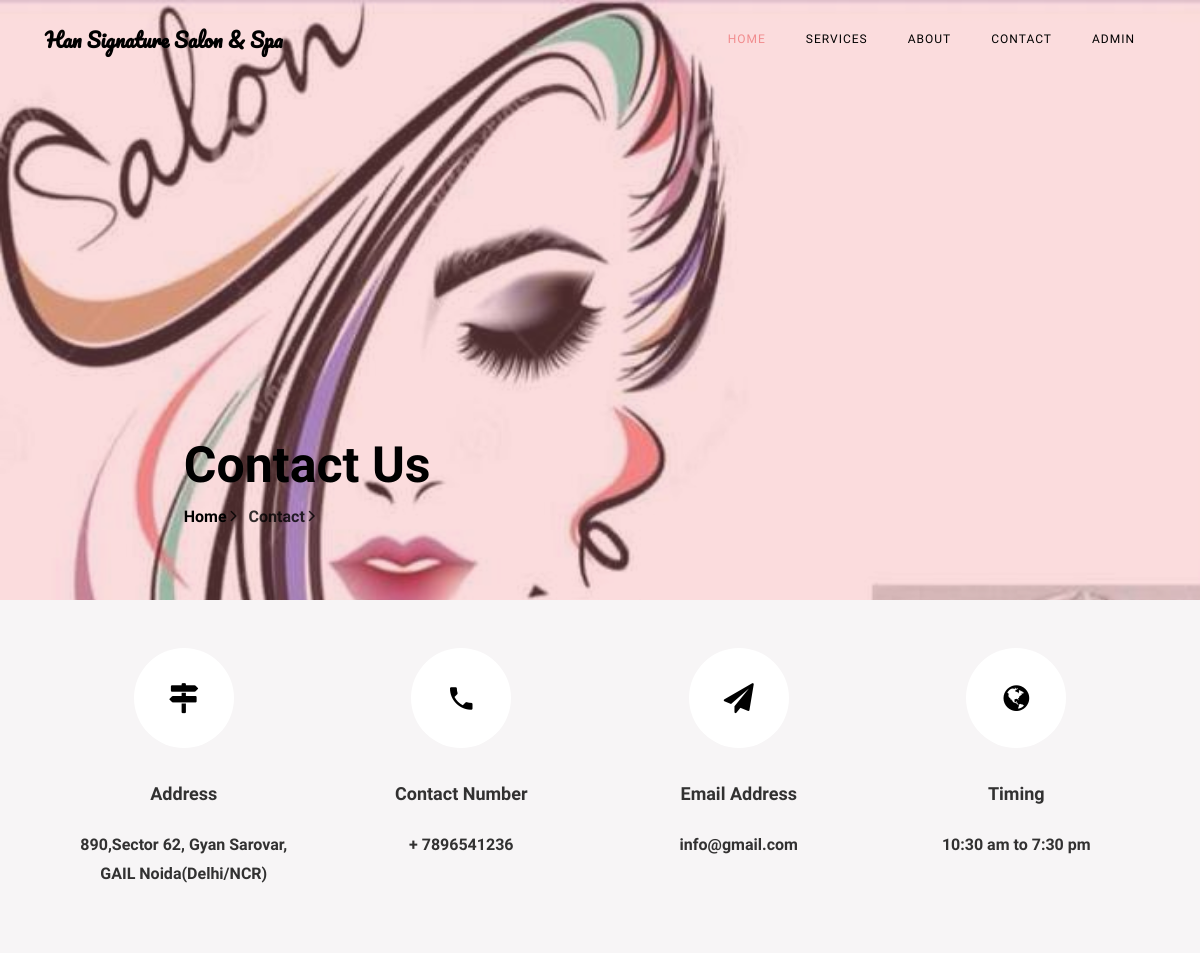
The page /contact.php on the database its author committed.
### tables this page shows
CREATE TABLE `tblpage` (
  `ID` int(10) NOT NULL,
  `PageType` varchar(200) DEFAULT NULL,
  `PageTitle` mediumtext DEFAULT NULL,
  `PageDescription` mediumtext DEFAULT NULL,
  `Email` varchar(200) DEFAULT NULL,
  `MobileNumber` bigint(10) DEFAULT NULL,
  `UpdationDate` date DEFAULT NULL,
  `Timing` varchar(200) NOT NULL
);

### contact.php (the view, shortened to what this page needs)
<?php
include('includes/dbconnection.php');
?>
<!DOCTYPE html>
<html lang="en">
  <head>
    <link rel="stylesheet" href="css/open-iconic-bootstrap.min.css">
    <link rel="stylesheet" href="css/animate.css">
    <link rel="stylesheet" href="css/owl.carousel.min.css">
    <link rel="stylesheet" href="css/owl.theme.default.min.css">
    <link rel="stylesheet" href="css/magnific-popup.css">
    <link rel="stylesheet" href="css/aos.css">
    <link rel="stylesheet" href="css/ionicons.min.css">
    <link rel="stylesheet" href="css/bootstrap-datepicker.css">
    <link rel="stylesheet" href="css/jquery.timepicker.css">
    <link rel="stylesheet" href="css/flaticon.css">
    <link rel="stylesheet" href="css/icomoon.css">
    <link rel="stylesheet" href="css/style.css">
  </head>
  <body>
	   <?php include_once('includes/header.php');?>
    <section class="hero-wrap hero-wrap-2" style="background-image: url('images/logo1.jpg');" data-stellar-background-ratio="0.5">
      <div class="overlay"></div>
      <div class="container">
        <div class="row no-gutters slider-text js-fullheight align-items-end justify-content-center">
          <div class="col-md-9 ftco-animate pb-5">
            <h2 class="mb-0 bread">Contact Us</h2>
            <p class="breadcrumbs"><span class="mr-2"><a href="index.php">Home <i class="ion-ios-arrow-forward"></i></a></span> <span>Contact <i class="ion-ios-arrow-forward"></i></span></p>
          </div>
        </div>
      </div>
    </section>
    <section class="contact-section bg-light">
      <div class="container">
        <div class="row no-gutters d-flex contact-info">
          <?php
$ret=mysqli_query($con,"select * from tblpage where PageType='contactus' ");
while ($row=mysqli_fetch_array($ret)) {
?>
          <div class="col-md-3 d-flex">
          	<div class="align-self-stretch box p-4 py-md-5 text-center">
          		<div class="icon d-flex align-items-center justify-content-center">
          			<span class="icon-map-signs"></span>
          		</div>
          		<h3 class="mb-4">Address</h3>
	            <p><?php  echo $row['PageDescription'];?></p>
	          </div>
          </div>
          <div class="col-md-3 d-flex">
          	<div class="align-self-stretch box p-4 py-md-5 text-center">
          		<div class="icon d-flex align-items-center justify-content-center">
          			<span class="icon-phone2"></span>
          		</div>
          		<h3 class="mb-4">Contact Number</h3>
	            <p><a href="tel://1234567920">+ <?php  echo $row['MobileNumber'];?></a></p>
	          </div>
          </div>
          <div class="col-md-3 d-flex">
          	<div class="align-self-stretch box p-4 py-md-5 text-center">
          		<div class="icon d-flex align-items-center justify-content-center">
          			<span class="icon-paper-plane"></span>
          		</div>
          		<h3 class="mb-4">Email Address</h3>
	            <p><a href="mailto:info@yoursite.com"><?php  echo $row['Email'];?></a></p>
	          </div>
          </div>
          <div class="col-md-3 d-flex">
          	<div class="align-self-stretch box p-4 py-md-5 text-center">
          		<div class="icon d-flex align-items-center justify-content-center">
          			<span class="icon-globe"></span>
          		</div>
          		<h3 class="mb-4">Timing</h3>
	            <p><?php  echo $row['Timing'];?></p>
	          </div>
          </div>
          <?php } ?>
        </div>
      </div>
    </section>
  </body>
</html>

### css/icomoon.css (style rules this page uses)
[class^="icon-"], [class*=" icon-"] { font-family: 'icomoon' !important; speak: none; font-style: normal; font-weight: normal; font-variant: normal; text-transform: none; line-height: 1; -webkit-font-smoothing: antialiased; -moz-osx-font-smoothing: grayscale; }
.icon-globe:before { content: "\f0ac"; }
.icon-paper-plane:before { content: "\f1d8"; }
.icon-map-signs:before { content: "\f277"; }
.icon-phone2:before { content: "\e0cd"; }

### rows shown on the page
tblpage: PageDescription "890,Sector 62, Gyan Sarovar, GAIL Noida(Delhi/NCR)", MobileNumber "7896541236", Email "info@gmail.com", Timing "10:30 am to 7:30 pm"
